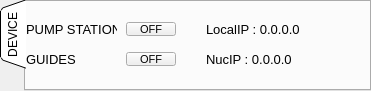
   <widget class="QTabWidget" name="tab_device">
    <property name="geometry">
     <rect>
      <x>10</x>
      <y>20</y>
      <width>371</width>
      <height>91</height>
     </rect>
    </property>
    <property name="tabPosition">
     <enum>QTabWidget::West</enum>
    </property>
    <property name="tabShape">
     <enum>QTabWidget::Triangular</enum>
    </property>
    <property name="currentIndex">
     <number>0</number>
    </property>
    <property name="elideMode">
     <enum>Qt::ElideLeft</enum>
    </property>
    <widget class="QWidget" name="device">
     <attribute name="title">
      <string>DEVICE</string>
     </attribute>
     <widget class="QLabel" name="label_pump_station">
      <property name="geometry">
       <rect>
        <x>0</x>
        <y>20</y>
        <width>91</width>
        <height>14</height>
       </rect>
      </property>
      <property name="minimumSize">
       <size>
        <width>0</width>
        <height>14</height>
       </size>
      </property>
      <property name="maximumSize">
       <size>
        <width>16777215</width>
        <height>14</height>
       </size>
      </property>
      <property name="font">
       <font>
        <pointsize>10</pointsize>
        <weight>50</weight>
        <bold>false</bold>
       </font>
      </property>
      <property name="text">
       <string>PUMP STATION</string>
      </property>
      <property name="alignment">
       <set>Qt::AlignLeading|Qt::AlignLeft|Qt::AlignVCenter</set>
      </property>
     </widget>
     <widget class="QLabel" name="ip_local">
      <property name="geometry">
       <rect>
        <x>180</x>
        <y>20</y>
        <width>150</width>
        <height>14</height>
       </rect>
      </property>
      <property name="minimumSize">
       <size>
        <width>75</width>
        <height>14</height>
       </size>
      </property>
      <property name="maximumSize">
       <size>
        <width>150</width>
        <height>14</height>
       </size>
      </property>
      <property name="font">
       <font>
        <pointsize>10</pointsize>
        <weight>50</weight>
        <bold>false</bold>
       </font>
      </property>
      <property name="text">
       <string>LocalIP : 0.0.0.0</string>
      </property>
      <property name="alignment">
       <set>Qt::AlignLeading|Qt::AlignLeft|Qt::AlignVCenter</set>
      </property>
     </widget>
     <widget class="QLabel" name="ip_nuc">
      <property name="geometry">
       <rect>
        <x>180</x>
        <y>50</y>
        <width>160</width>
        <height>14</height>
       </rect>
      </property>
      <property name="minimumSize">
       <size>
        <width>160</width>
        <height>14</height>
       </size>
      </property>
      <property name="maximumSize">
       <size>
        <width>170</width>
        <height>14</height>
       </size>
      </property>
      <property name="font">
       <font>
        <pointsize>10</pointsize>
        <weight>50</weight>
        <bold>false</bold>
       </font>
      </property>
      <property name="text">
       <string>NucIP : 0.0.0.0</string>
      </property>
      <property name="alignment">
       <set>Qt::AlignLeading|Qt::AlignLeft|Qt::AlignVCenter</set>
      </property>
     </widget>
     <widget class="QToolButton" name="led_pump_station">
      <property name="geometry">
       <rect>
        <x>100</x>
        <y>20</y>
        <width>50</width>
        <height>14</height>
       </rect>
      </property>
      <property name="minimumSize">
       <size>
        <width>50</width>
        <height>0</height>
       </size>
      </property>
      <property name="maximumSize">
       <size>
        <width>50</width>
        <height>14</height>
       </size>
      </property>
      <property name="font">
       <font>
        <pointsize>8</pointsize>
       </font>
      </property>
      <property name="toolTip">
       <string/>
      </property>
      <property name="toolTipDuration">
       <number>-1</number>
      </property>
      <property name="text">
       <string>OFF</string>
      </property>
     </widget>
     <widget class="QLabel" name="label_guides">
      <property name="geometry">
       <rect>
        <x>0</x>
        <y>50</y>
        <width>91</width>
        <height>14</height>
       </rect>
      </property>
      <property name="minimumSize">
       <size>
        <width>0</width>
        <height>14</height>
       </size>
      </property>
      <property name="maximumSize">
       <size>
        <width>16777215</width>
        <height>14</height>
       </size>
      </property>
      <property name="font">
       <font>
        <pointsize>10</pointsize>
        <weight>50</weight>
        <bold>false</bold>
       </font>
      </property>
      <property name="text">
       <string>GUIDES</string>
      </property>
      <property name="alignment">
       <set>Qt::AlignLeading|Qt::AlignLeft|Qt::AlignVCenter</set>
      </property>
     </widget>
     <widget class="QToolButton" name="led_guides">
      <property name="geometry">
       <rect>
        <x>100</x>
        <y>50</y>
        <width>50</width>
        <height>14</height>
       </rect>
      </property>
      <property name="minimumSize">
       <size>
        <width>50</width>
        <height>0</height>
       </size>
      </property>
      <property name="maximumSize">
       <size>
        <width>50</width>
        <height>14</height>
       </size>
      </property>
      <property name="font">
       <font>
        <pointsize>8</pointsize>
       </font>
      </property>
      <property name="toolTip">
       <string/>
      </property>
      <property name="toolTipDuration">
       <number>-1</number>
      </property>
      <property name="text">
       <string>OFF</string>
      </property>
     </widget>
    </widget>
   </widget>
